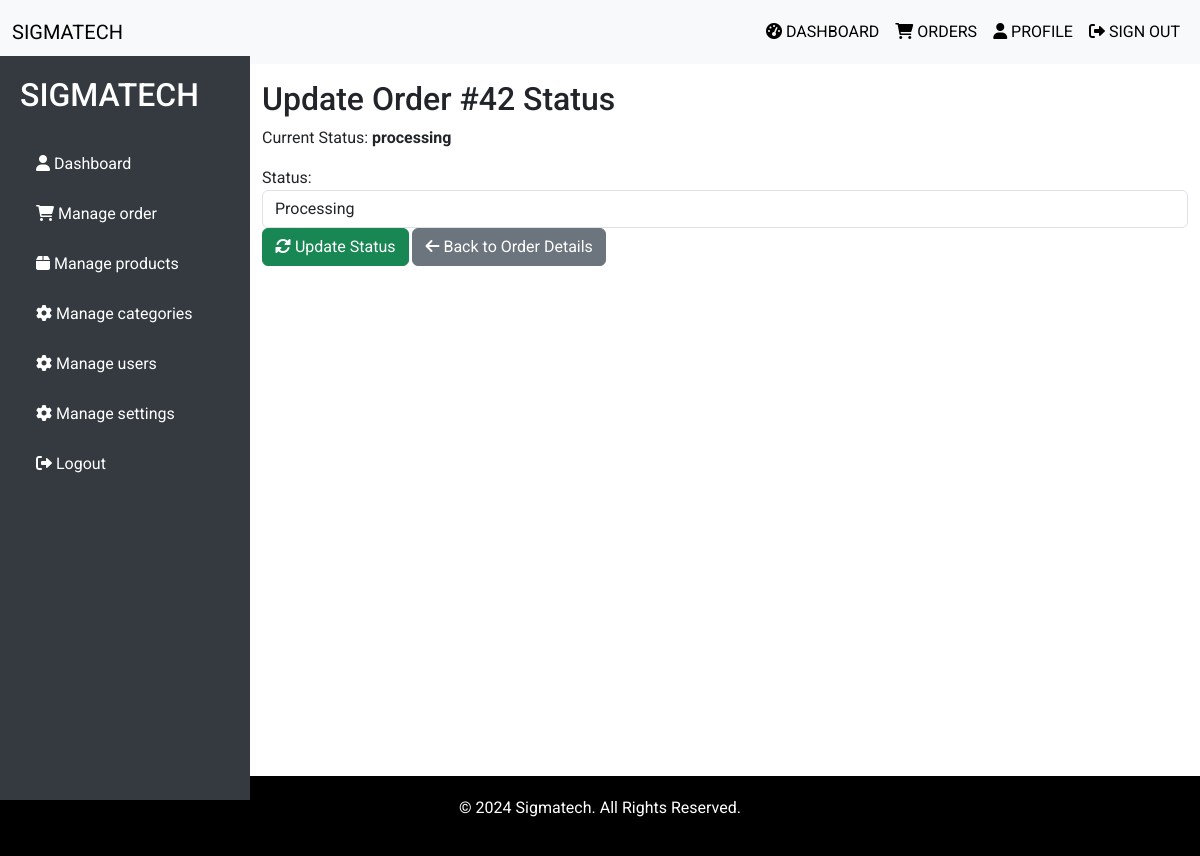
/dashboard/order/42/update-status/ (signed in), run on an earlier commit of the app's database.
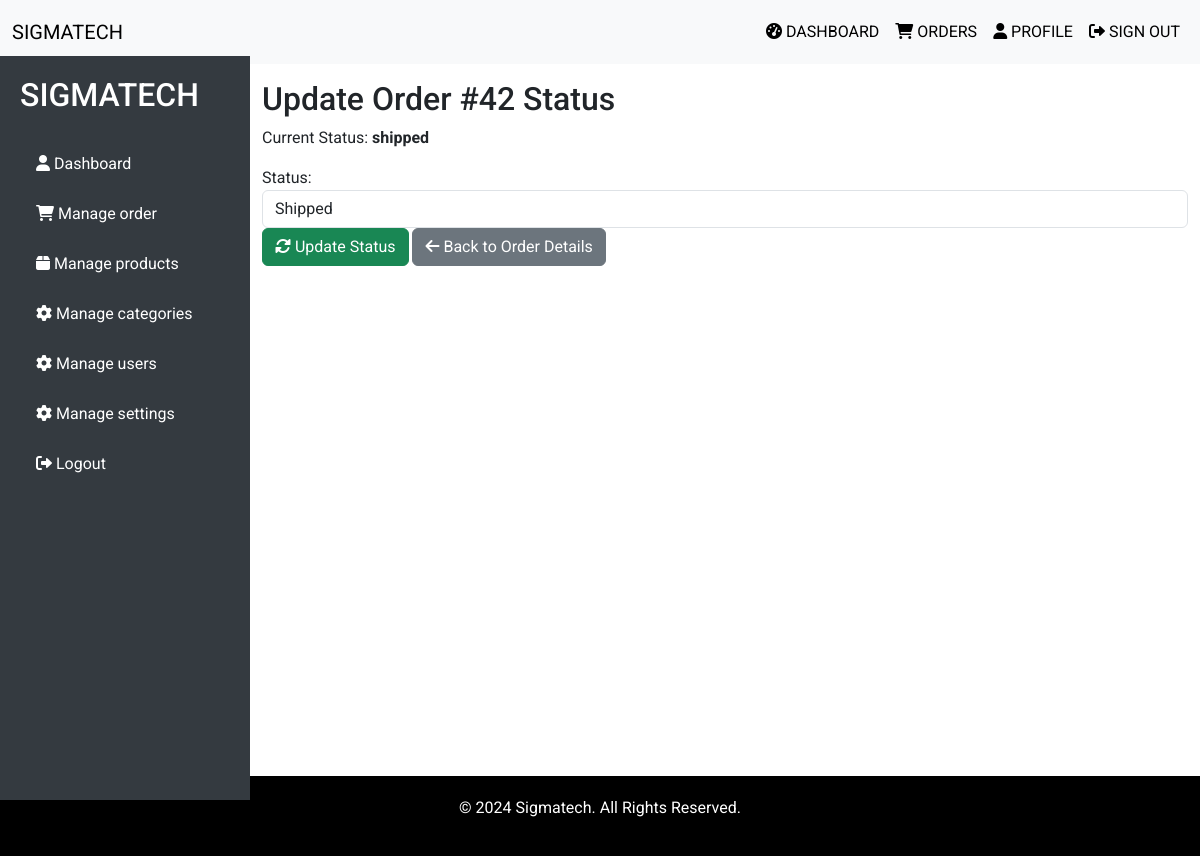
And on a later commit of the database.
### order/models.py (models this page shows, shortened)
class Order(models.Model):
    STATUS_CHOICES = [
        ('pending', 'Pending'),
        ('processing', 'Processing'),
        ('shipped', 'Shipped'),
        ('delivered', 'Delivered'),
        ('canceled', 'Canceled'),
    ]
    user = models.ForeignKey(settings.AUTH_USER_MODEL, on_delete=models.CASCADE)
    cart = models.OneToOneField(Cart, on_delete=models.CASCADE)
    status = models.CharField(max_length=20, choices=STATUS_CHOICES, default='pending')
    created_at = models.DateTimeField(auto_now_add=True)
    updated_at = models.DateTimeField(auto_now=True)

### dashboard/views.py (the view)
# urls.py: path('order/<int:order_id>/update-status/', admin_update_order_status, name='admin_update_order_status'),
@user_passes_test(admin_only)
def admin_update_order_status(request, order_id):
    order = get_object_or_404(Order, id=order_id)  # Fetch the order by ID
    if request.method == 'POST':
        form = OrderStatusForm(request.POST, instance=order)
        if form.is_valid():
            order = form.save(commit=False)  # Save but don't commit to the DB yet
            order.updated_at = timezone.now()  # Update the `updated_at` field
            order.save()  # Now save the order
            channel_layer = get_channel_layer()
            async_to_sync(channel_layer.group_send)(
                'orders_group',  # Broadcast to the group users are connected to
                {
                    'type': 'order_status_update',
                    'order_id': order.id,
                    'order_status': order.status
                }
            )
            messages.success(request, f"Order {order.id} status updated to {order.status}.")
            return redirect('dashboard:admin_view_order', order_id=order.id)  # Redirect back to order details
    else:
        form = OrderStatusForm(instance=order)
    context = {
        'order': order,
        'form': form,
    }
    return render(request, 'dashboard/update_order_status.html', context)

### dashboard/forms.py
class OrderStatusForm(forms.ModelForm):
    class Meta:
        model = Order
        fields = ['status']  # Only allow updating the status field
        widgets = {
            'status': forms.Select(attrs={'class': 'form-control'}),
        }

### dashboard/views.py (called while the page is built)
def admin_only(user):
    return user.is_superuser

### dashboard/templates/dashboard/update_order_status.html (shortened to what this page needs)
{% extends 'dashboard/base1.html' %}
{% block content %}
<div class="container-fluid mt-4">
    <h2>Update Order #{{ order.id }} Status</h2>
    <p>Current Status: <strong>{{ order.status }}</strong></p>
    <form method="post">
        <div class="form-group">
            {{ form.status.label_tag }}
            {{ form.status }}
        </div>
        <button type="submit" class="btn btn-success">
            <i class="fas fa-sync-alt"></i> Update Status
        </button>
        <a href="{% url 'dashboard:admin_view_order' order.id %}" class="btn btn-secondary">
            <i class="fas fa-arrow-left"></i> Back to Order Details
        </a>
    </form>
</div>
{% endblock %}

What changed in the data, as far as the page shows it:
changed Order id 42: status "processing" → "shipped"; status "Processing" → "Shipped"
